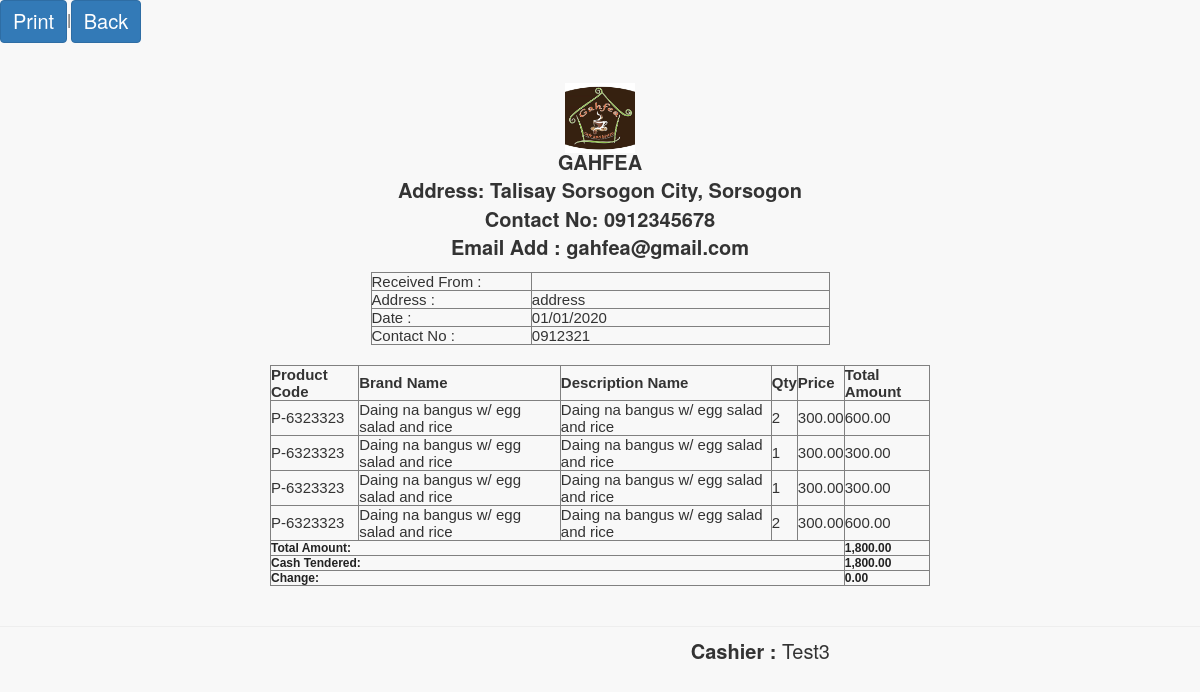
Before: /pages/cashier/preview.php?invoice=RS-2303303 with the older database file.
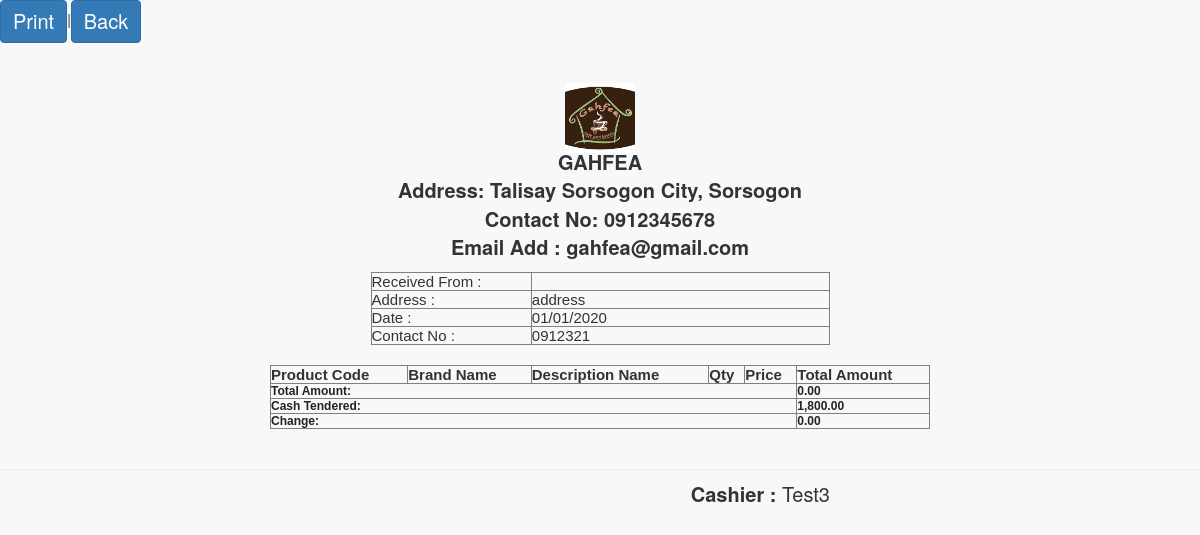
After: the same page with the newer database file.
### tables this page shows
CREATE TABLE `sales_order` (
  `transaction_id` int(11) NOT NULL,
  `invoice` varchar(100) NOT NULL,
  `product` varchar(100) NOT NULL,
  `qty` varchar(100) NOT NULL,
  `amount` varchar(100) NOT NULL,
  `name` varchar(100) NOT NULL,
  `price` varchar(100) NOT NULL,
  `discount` varchar(100) NOT NULL,
  `category` varchar(100) NOT NULL,
  `date` varchar(25) NOT NULL,
  `omonth` varchar(25) NOT NULL,
  `oyear` varchar(25) NOT NULL,
  `qtyleft` varchar(25) NOT NULL,
  `dname` varchar(50) NOT NULL,
  `vat` varchar(20) NOT NULL,
  `total_amount` varchar(30) NOT NULL,
  `table_number` varchar(25) NOT NULL,
  `order_status` varchar(100) NOT NULL
);

### pages/cashier/preview.php (the view, shortened to what the changed rows need)
<link href="vendor/bootstrap/css/bootstrap.min.css" rel="stylesheet">
<link href="vendor/metisMenu/metisMenu.min.css" rel="stylesheet">
<link href="dist/css/sb-admin-2.css" rel="stylesheet">
<link href="vendor/font-awesome/css/font-awesome.min.css" rel="stylesheet" type="text/css">
<?php
$invoice=$_GET['invoice'];
include('connect.php');
$result = $db->prepare("SELECT * FROM sales WHERE invoice_number= :userid");
$result->bindParam(':userid', $invoice);
$result->execute();
for($i=0; $row = $result->fetch(); $i++){
	$pt=$row['type'];
}
?>
<div class="content" id="content">
<center>
	<div style="margin: 0 auto; padding: 20px; width: 700px; font-weight: normal;">
			<br>
			<div style="width: 100%">
				<table border="1" cellpadding="4" cellspacing="0" style="font-family: arial; font-size: 15px;text-align:left;" width="100%">
					<thead>
						<tr>
							<th> Product Code </th>
							<th> Brand Name </th>
							<th> Description Name </th>
							<th> Qty </th>
							<th> Price </th>
							<th> Total Amount </th>
						</tr>
					</thead>
					<tbody>
						<?php
						$id=$_GET['invoice'];
						$result = $db->prepare("SELECT * FROM sales_order WHERE invoice= :userid");
						$result->bindParam(':userid', $id);
						$result->execute();
						for($i=0; $row = $result->fetch(); $i++){
							?>
							<tr class="record">
								<td><?php echo $row['product']; ?></td>
								<td><?php echo $row['name']; ?></td>
								<td><?php echo $row['dname']; ?></td>
								<td><?php echo $row['qty']; ?></td>
								<td>
									<?php
									$ppp=$row['price'];
									echo formatMoney($ppp, true);
									?>
								</td>
								<td>
									<?php
									$dfdf=$row['total_amount'];
									echo formatMoney($dfdf, true);
									?>
								</td>
							</tr>
							<?php
						}
						?>
						<?php if($pt=='cash'){
							?>
							<tr>
								<td colspan="3"><strong style="font-size: 12px; color: #222222;">
									<?php
									$sdsd=$_GET['invoice'];
									$resultas = $db->prepare("SELECT sum(total_amount) FROM sales_order WHERE invoice= :a");
									$resultas->bindParam(':a', $sdsd);
									$resultas->execute();
									for($i=0; $rowas = $resultas->fetch(); $i++){
										$fgfg=$rowas['sum(total_amount)'];
										echo formatMoney($fgfg, true);
									}
									?>
								</strong></td>
							</tr>
								<?php
						}
						?>
								<?php
								function formatMoney($number, $fractional=false) {
									if ($fractional) {
										$number = sprintf('%.2f', $number);
									}
									while (true) {
										$replaced = preg_replace('/(-?\d+)(\d\d\d)/', '$1,$2', $number);
										if ($replaced != $number) {
											$number = $replaced;
										} else {
											break;
										}
									}
									return $number;
								}
								?>
					</tbody>
				</table>
				</center>
			</div>

Changed rows visible on the page:
removed sales_order: product "P-6323323", name "Daing na bangus w/ egg salad and rice", dname "Daing na bangus w/ egg salad and rice", qty "2", price "300.00", total_amount "600.00"
removed sales_order: product "P-6323323", name "Daing na bangus w/ egg salad and rice", dname "Daing na bangus w/ egg salad and rice", qty "1", price "300.00", total_amount "300.00"
removed sales_order: product "P-6323323", name "Daing na bangus w/ egg salad and rice", dname "Daing na bangus w/ egg salad and rice", qty "1", price "300.00", total_amount "300.00"
removed sales_order: product "P-6323323", name "Daing na bangus w/ egg salad and rice", dname "Daing na bangus w/ egg salad and rice", qty "2", price "300.00", total_amount "600.00"
Other visible differences:
new list line: "0.00"
list line gone: "1,800.00"
